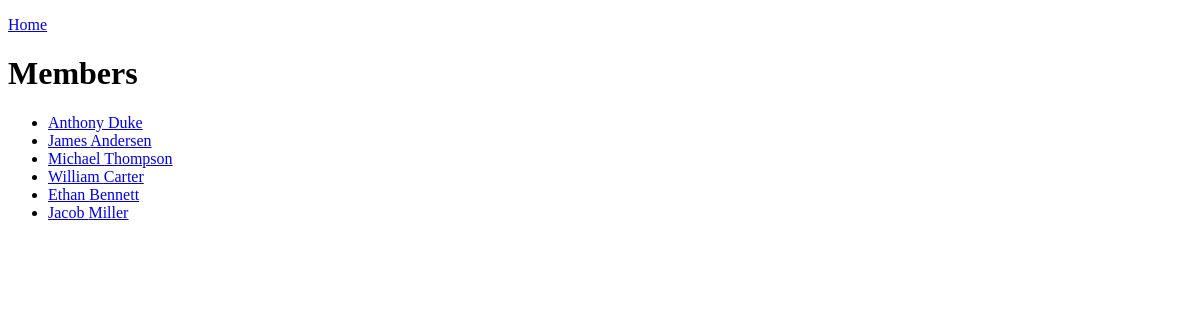
/members/members/, run on an earlier commit of the app's database.
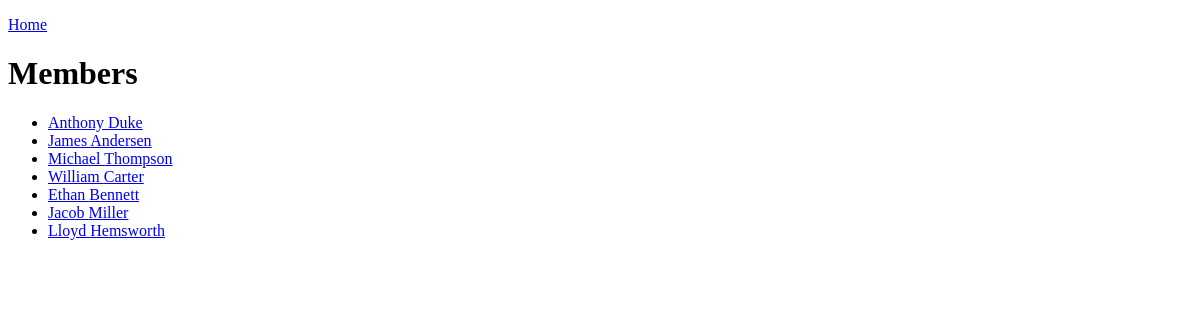
And on a later commit of the database.
### members/models.py (models this page shows, shortened)
class Members (models.Model):
    firstname = models.CharField(max_length=255)
    lastname = models.CharField(max_length=255)
    phone = models.IntegerField(null=True)
    joined_date = models.DateField(null=True)

### members/views.py (the view)
# urls.py: path('members/', include('members.urls')),
def members (request):
    members = Members.objects.all().values()
    template = loader.get_template('members.html')
    context = {
        'members': members,
    }
    return HttpResponse(template.render(context, request))

### members/templates/members.html (shortened to what this page needs)
{% extends "master.html" %}
{% block content %}
    <p><a href="/">Home</a></p>
    <h1>Members</h1>
        <ul>
            {% for x in members %}
               <li><a href="{% url 'details' x.id %}">{{ x.firstname }} {{ x.lastname }}</a></li>
            {% endfor %}
        </ul>
{% endblock %}

### members/templates/master.html (shortened to what this page needs)
<!DOCTYPE html>
<html>
    <head>
    </head>
    <body>
        {% block content %}
        {% endblock %}
    </body>
</html>

What changed in the data, as far as the page shows it:
added Members: firstname "Lloyd", lastname "Hemsworth"
